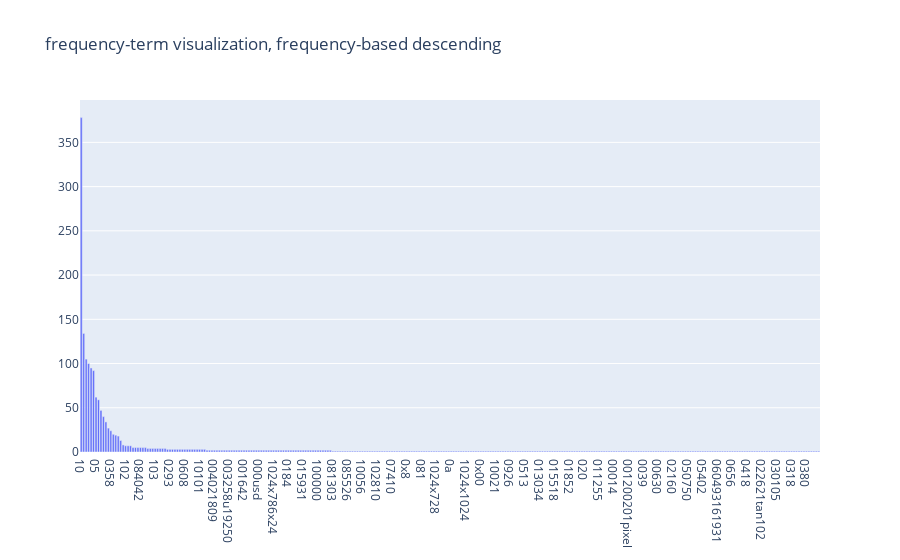

Notebook cell for this chart:
### Markdown cell above
### >>> **Exercise 15 (take home):** 
Additionally, you can attempt to sort the terms on the `x-axis` by frequency instead of in alphabetical order. This way the visualization is more meaninfgul and you will be able to observe the so called [long tail](https://en.wikipedia.org/wiki/Long_tail) (get familiar with this term since it will appear a lot in data mining and other statistics courses). see picture below

![alt txt](https://upload.wikimedia.org/wikipedia/commons/thumb/8/8a/Long_tail.svg/1000px-Long_tail.svg.png)

### Code cell
df = pd.DataFrame({'term': count_vect.get_feature_names()[:300],'frequency': term_frequencies[:300]})
df_sorted = df.sort_values(by = 'frequency', ascending = False)
fig = go.Figure([go.Bar(x=df_sorted['term'], y=df_sorted['frequency'])])
# need to set x-axis type to be 'category' or can't show bar
fig.layout.xaxis.type = 'category'
fig.layout.title.text = 'frequency-term visualization, frequency-based descending' 
fig.show()

### Figure 1 — Plotly figure (JSON) as saved in the notebook; plotly's stock layout.template omitted (floating-point values rounded to 4 significant figures; data arrays with more than 128 entries replaced by an {"elided": "..."} marker saying what was removed)
{"data": [{"type": "bar", "x": {"elided": "300 str values"}, "y": {"elided": "300 int values"}}], "layout": {"title": {"text": "frequency-term visualization, frequency-based descending"}, "xaxis": {"type": "category"}}}
